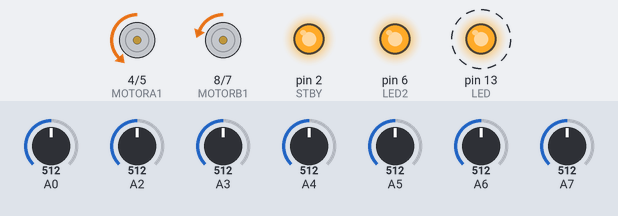
Bench run of a sketch on a simulated Arduino Nano, built with avr-gcc and run on an emulated ATmega328P. On the bench: motor-driver pin pairs drawn as motors (green arrow = first pin HIGH = forward, orange = second pin HIGH = backward, longer = more drive, scaled by the enable pin, stopped while the standby pin is LOW), output pins drawn as LEDs (lit = HIGH). Dashed ring = blinking. The inputs (shaded band) are chosen by the test bench; at power-on: A3 = 512, A0 = 512, A5 = 512, A7 = 512, A2 = 512, A4 = 512, A6 = 512. What the sketch prints to the serial monitor is not drawn.

Above: at 6.5 s.
6.6 s: A3 set to 44
At 7.06 s:
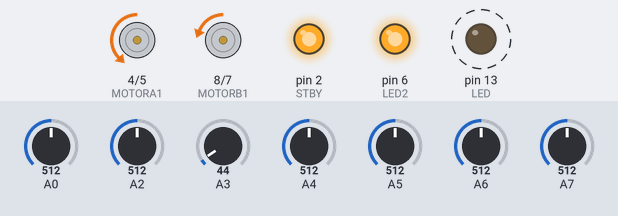
10.1 s: A3 set to 37
At 11.5 s:
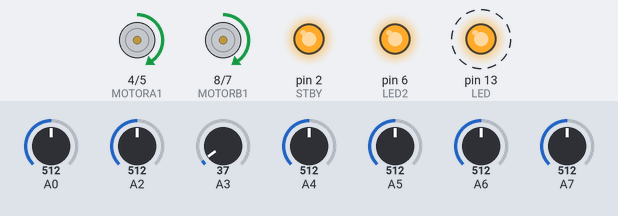
13.6 s: A0 set to 90
17.1 s: A5 set to 90
20.6 s: A7 set to 90
At 21.32 s:
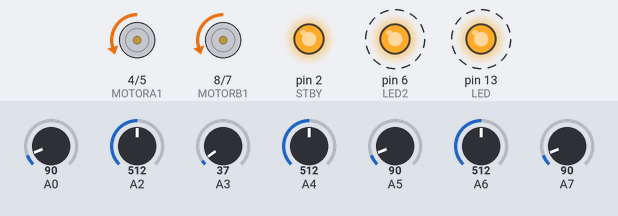
24.1 s: A0 set to 110
At 25.3 s:
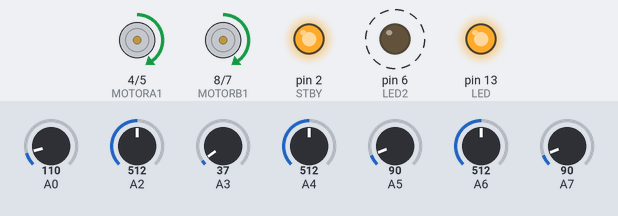
Timing chart, 0 to 28.6 s (numbered marks = the images above; inputs shaded):
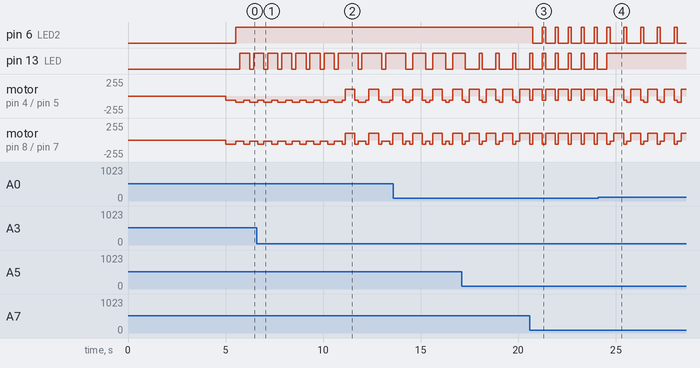

The sketch:

programaci_n_simple.ino
```cpp
#include <SoftwareSerial.h>
int LED = 13;
int LED2 = 6;
int STBY = 2;

//Motores
int PWMA = 3;
int MOTORA1 = 4;
int MOTORA2 = 5;

int PWMB =11;
int MOTORB1 =8;
int MOTORB2 =7;


SoftwareSerial blue(12,10);
void setup() {
  blue.begin(9600);
  Serial.begin(9600);
  pinMode(LED, OUTPUT);
  pinMode(LED2, OUTPUT);
  pinMode(MOTORB1, OUTPUT);
  pinMode(MOTORB2, OUTPUT);
  pinMode(STBY, OUTPUT);
  pinMode(PWMB, OUTPUT);
  pinMode(PWMA, OUTPUT);
  pinMode(MOTORA1, OUTPUT);
  pinMode(MOTORA2, OUTPUT);
  delay(5000);
  //
  digitalWrite(STBY,1);
    VELM();
  AVANZAR();
  delay(200);
}

void loop() {
  VEL();
  AVANZAR();

  digitalWrite( LED2, LOW);
  digitalWrite( LED, LOW);
  int sensorLineaR = analogRead(A2);
  int sensorLineaL  = analogRead(A3);
  Serial.println("Valor Derecho");
  Serial.print(sensorLineaL);
  //Serial.println("Valor Izquierdo"); */
  int sensorFI = analogRead(A4);
  int sensorC = analogRead(A5);
  int sensorFD = analogRead(A6);
  int sensorLD = analogRead(A7);
  int sensorLI = analogRead(A0);


  if (sensorLD > 100 ){
      digitalWrite( LED2, HIGH);
      GiroD();

    }
  if (sensorLI > 100){
      digitalWrite(LED, HIGH);
      GiroI();

    }
  if (sensorC > 100){
      AVANZAR();
      VELM();
      digitalWrite( LED, HIGH);
      digitalWrite( LED2, HIGH);
    }
  if (sensorLineaL < 40){
      retroceder();
      VEL();
      digitalWrite( LED, HIGH);
      digitalWrite( LED2, HIGH);
    }
  if (sensorLineaR < 200){
      retroceder();
      VEL();
      digitalWrite( LED, HIGH);
      digitalWrite( LED2, HIGH);
    }

}


void retroceder(){
   digitalWrite(MOTORB1, 1);
   digitalWrite(MOTORB2, 0);
   analogWrite(PWMB, 100);
   digitalWrite(MOTORA1, 1);
   digitalWrite(MOTORA2, 0);
   analogWrite(PWMA, 100);
   delay(500);
}


void AVANZAR(){
   digitalWrite(MOTORB1, 0);
   digitalWrite(MOTORB2, 1);
   analogWrite(PWMB, 60);
   digitalWrite(MOTORA1, 0);
   digitalWrite(MOTORA2, 1);
   analogWrite(PWMA, 60);
   delay(160);
}


void GiroD(){
   digitalWrite(MOTORB1, 0);
   digitalWrite(MOTORB2, 1);
   analogWrite(PWMB, 20);
   digitalWrite(MOTORA1, 0);
   digitalWrite(MOTORA2, 1);
   analogWrite(PWMA, 90);
   delay(200);
}


void GiroI(){
   digitalWrite(MOTORB1, 0);
   digitalWrite(MOTORB2, 1);
   analogWrite(PWMB, 20);
   digitalWrite(MOTORA1, 0);
   digitalWrite(MOTORA2, 1);
   analogWrite(PWMA, 90);
   delay(200);

}

void pausa(){
   digitalWrite(MOTORB1, 0);
   digitalWrite(MOTORB2, 1);
   analogWrite(PWMB, 0);
   digitalWrite(MOTORA1, 0);
   digitalWrite(MOTORA2, 1);
   analogWrite(PWMA, 0);


}


void VEL(){
  analogWrite(PWMA, 50);
  analogWrite(PWMB, 50);
}


void VELM(){
  analogWrite(PWMA, 230);
  analogWrite(PWMB, 230);
}
```

Measured:
- the behaviour switches between 40 and 39 on A3 (found by bisection; images 1 and 2)
- after the input at 10.1 s, pin 13 (LED): alternates HIGH for 1.0 s and LOW for 0.20 s, starting after 1.7 s
- after the input at 20.6 s, pin 6 (LED2): alternates HIGH for 0.16 s and LOW for 0.50 s, starting after 0.14 s
- after the input at 24.1 s, pin 6 (LED2): alternates HIGH for 0.16 s and LOW for 0.70 s, starting after 1.3 s; pin 13 (LED): goes on until 24.5 s, then stays HIGH
- by itself, pin 13 (LED): alternates HIGH for 0.52 s and LOW for 0.20 s
- by itself, motor on pin 4 (MOTORA1) / pin 5 (MOTORA2): repeats every 0.86 s: backward 90/255 0.20 s, forward 100/255 0.50 s, backward 60/255 0.16 s
- by itself, motor on pin 8 (MOTORB1) / pin 7 (MOTORB2): repeats every 0.86 s: backward 20/255 0.20 s, forward 100/255 0.50 s, backward 60/255 0.16 s
